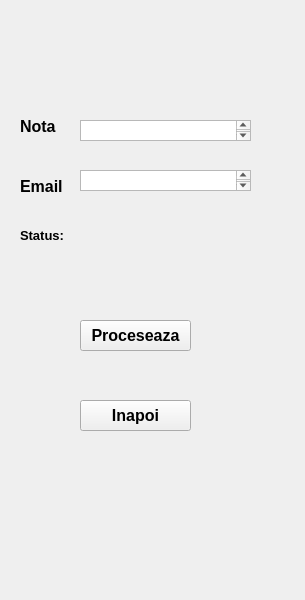
<?xml version="1.0" encoding="UTF-8"?>
<ui version="4.0">
 <class>fereastra_principala</class>
 <widget class="QWidget" name="fereastra_principala">
  <property name="geometry">
   <rect>
    <x>0</x>
    <y>0</y>
    <width>305</width>
    <height>600</height>
   </rect>
  </property>
  <property name="windowTitle">
   <string>medii - disciplina</string>
  </property>
  <widget class="QLabel" name="label_status">
   <property name="geometry">
    <rect>
     <x>20</x>
     <y>220</y>
     <width>231</width>
     <height>31</height>
    </rect>
   </property>
   <property name="font">
    <font>
     <pointsize>10</pointsize>
     <weight>75</weight>
     <bold>true</bold>
    </font>
   </property>
   <property name="text">
    <string>Status:</string>
   </property>
  </widget>
  <widget class="QTextEdit" name="text_nota">
   <property name="geometry">
    <rect>
     <x>80</x>
     <y>120</y>
     <width>171</width>
     <height>21</height>
    </rect>
   </property>
  </widget>
  <widget class="QLabel" name="label_nota">
   <property name="geometry">
    <rect>
     <x>20</x>
     <y>120</y>
     <width>47</width>
     <height>13</height>
    </rect>
   </property>
   <property name="font">
    <font>
     <pointsize>12</pointsize>
     <weight>75</weight>
     <bold>true</bold>
    </font>
   </property>
   <property name="text">
    <string>Nota</string>
   </property>
  </widget>
  <widget class="QPushButton" name="buton_proces">
   <property name="geometry">
    <rect>
     <x>80</x>
     <y>320</y>
     <width>111</width>
     <height>31</height>
    </rect>
   </property>
   <property name="font">
    <font>
     <pointsize>12</pointsize>
     <weight>75</weight>
     <bold>true</bold>
    </font>
   </property>
   <property name="text">
    <string>Proceseaza</string>
   </property>
  </widget>
  <widget class="QPushButton" name="buton_inapoi">
   <property name="geometry">
    <rect>
     <x>80</x>
     <y>400</y>
     <width>111</width>
     <height>31</height>
    </rect>
   </property>
   <property name="font">
    <font>
     <pointsize>12</pointsize>
     <weight>75</weight>
     <bold>true</bold>
    </font>
   </property>
   <property name="text">
    <string>Inapoi</string>
   </property>
  </widget>
  <widget class="QLabel" name="label_email">
   <property name="geometry">
    <rect>
     <x>20</x>
     <y>180</y>
     <width>47</width>
     <height>13</height>
    </rect>
   </property>
   <property name="font">
    <font>
     <pointsize>12</pointsize>
     <weight>75</weight>
     <bold>true</bold>
    </font>
   </property>
   <property name="text">
    <string>Email</string>
   </property>
  </widget>
  <widget class="QTextEdit" name="text_email">
   <property name="geometry">
    <rect>
     <x>80</x>
     <y>170</y>
     <width>171</width>
     <height>21</height>
    </rect>
   </property>
  </widget>
 </widget>
 <resources/>
 <connections/>
</ui>
